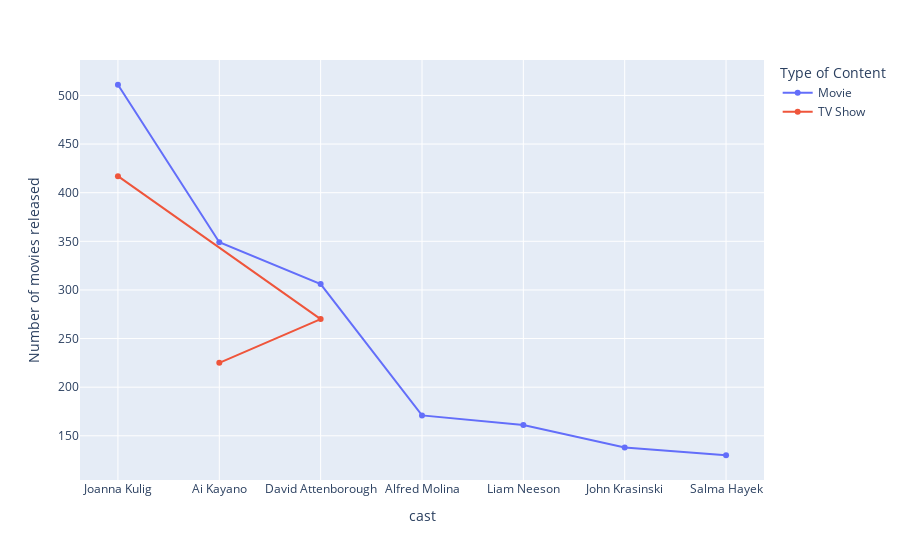

The notebook cell this image was saved under:
### Code cell
fig = px.line(df_mostcast, x="cast", y="count", color='type',
              title='', 
             markers=True)
fig.update_layout(xaxis_title="cast",
                  yaxis_title="Number of movies released",
                  legend_title='Type of Content')

### Figure 1 — Plotly figure (JSON) as saved in the notebook; plotly's stock layout.template omitted (floating-point values rounded to 4 significant figures)
{"data": [{"hovertemplate": "type=Movie<br>cast=%{x}<br>count=%{y}<extra></extra>", "legendgroup": "Movie", "line": {"color": "#636efa", "dash": "solid"}, "marker": {"symbol": "circle"}, "mode": "markers+lines", "name": "Movie", "orientation": "v", "showlegend": true, "type": "scatter", "x": ["Joanna Kulig", "Ai Kayano", "David Attenborough", "Alfred Molina", "Liam Neeson", "John Krasinski", "Salma Hayek"], "xaxis": "x", "y": [511, 349, 306, 171, 161, 138, 130], "yaxis": "y"}, {"hovertemplate": "type=TV Show<br>cast=%{x}<br>count=%{y}<extra></extra>", "legendgroup": "TV Show", "line": {"color": "#EF553B", "dash": "solid"}, "marker": {"symbol": "circle"}, "mode": "markers+lines", "name": "TV Show", "orientation": "v", "showlegend": true, "type": "scatter", "x": ["Joanna Kulig", "David Attenborough", "Ai Kayano"], "xaxis": "x", "y": [417, 270, 225], "yaxis": "y"}], "layout": {"legend": {"title": {"text": "Type of Content"}, "tracegroupgap": 0}, "margin": {"t": 60}, "xaxis": {"anchor": "y", "domain": [0, 1], "title": {"text": "cast"}}, "yaxis": {"anchor": "x", "domain": [0, 1], "title": {"text": "Number of movies released"}}}}
